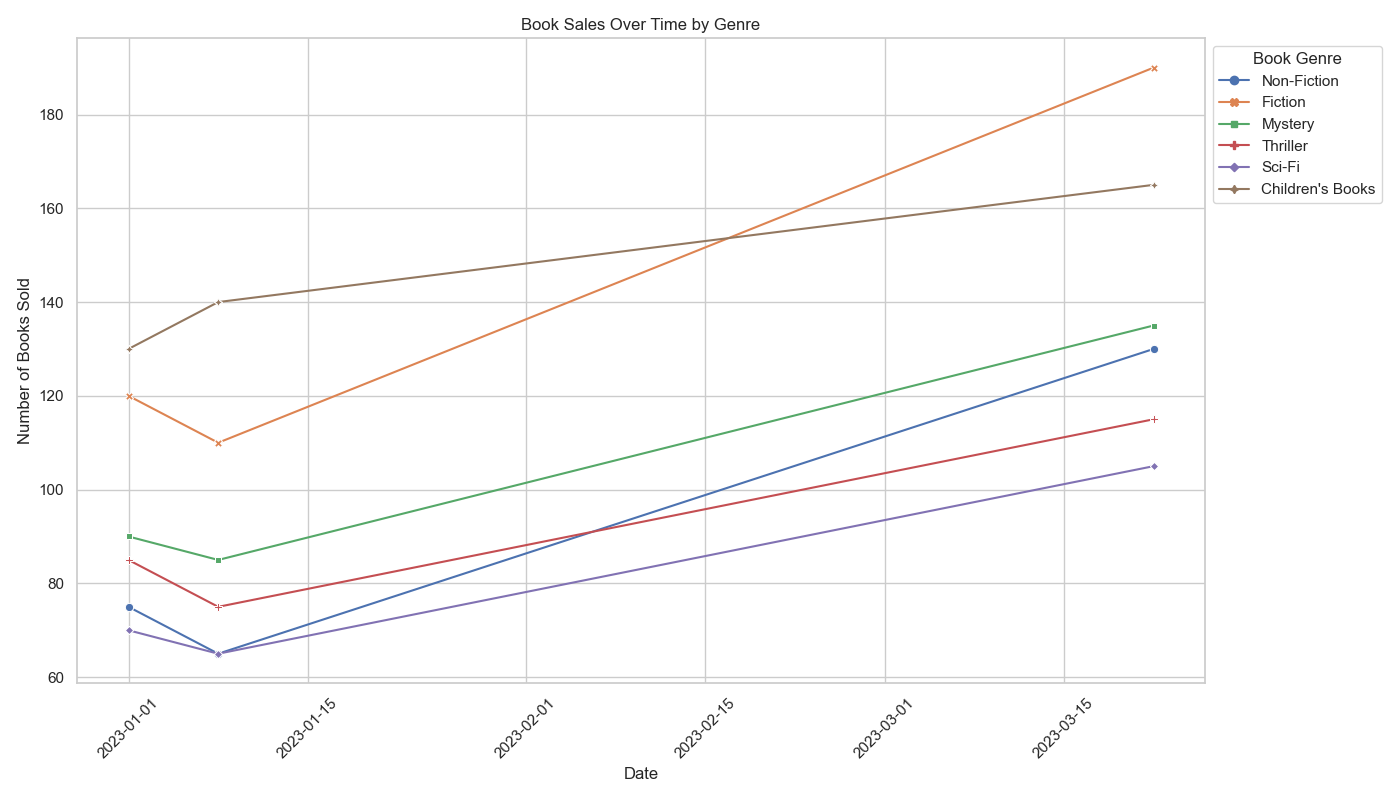

Recreate this plot in Python.

import pandas as pd
import seaborn as sns
import matplotlib.pyplot as plt

# Provided chart table data
data = [
    {'Date': '2023-01-01', 'Non-Fiction': 75, 'Fiction': 120, 'Mystery': 90, 'Thriller': 85, 'Sci-Fi': 70, "Children's Books": 130},
    {'Date': '2023-01-08', 'Non-Fiction': 65, 'Fiction': 110, 'Mystery': 85, 'Thriller': 75, 'Sci-Fi': 65, "Children's Books": 140},
    # ... (other data points)
    {'Date': '2023-03-22', 'Non-Fiction': 130, 'Fiction': 190, 'Mystery': 135, 'Thriller': 115, 'Sci-Fi': 105, "Children's Books": 165}
]

# Convert the list of dictionaries to a pandas DataFrame
df = pd.DataFrame(data)

# Convert date strings to datetime objects
df['Date'] = pd.to_datetime(df['Date'])

# Melt the DataFrame to have genres in a single column and counts in another column
df_melted = df.melt(id_vars='Date', var_name='Genre', value_name='Sales')

# Create the lineplot with seaborn
plt.figure(figsize=(14, 8)) # Customize the size of the plot
sns.lineplot(data=df_melted, x='Date', y='Sales', hue='Genre', style='Genre', markers=True, dashes=False)

# Enhance the plot with title, labels, and a legend
plt.title('Book Sales Over Time by Genre')
plt.xlabel('Date')
plt.ylabel('Number of Books Sold')
plt.legend(title='Book Genre', loc='upper left', bbox_to_anchor=(1, 1)) # Move the legend out of the plot

# Rotate x-axis labels for better readability
plt.xticks(rotation=45)

# Show grid
plt.grid(True)

# Show the plot
plt.tight_layout() # Adjust layout to fit the figure neatly
plt.show()
